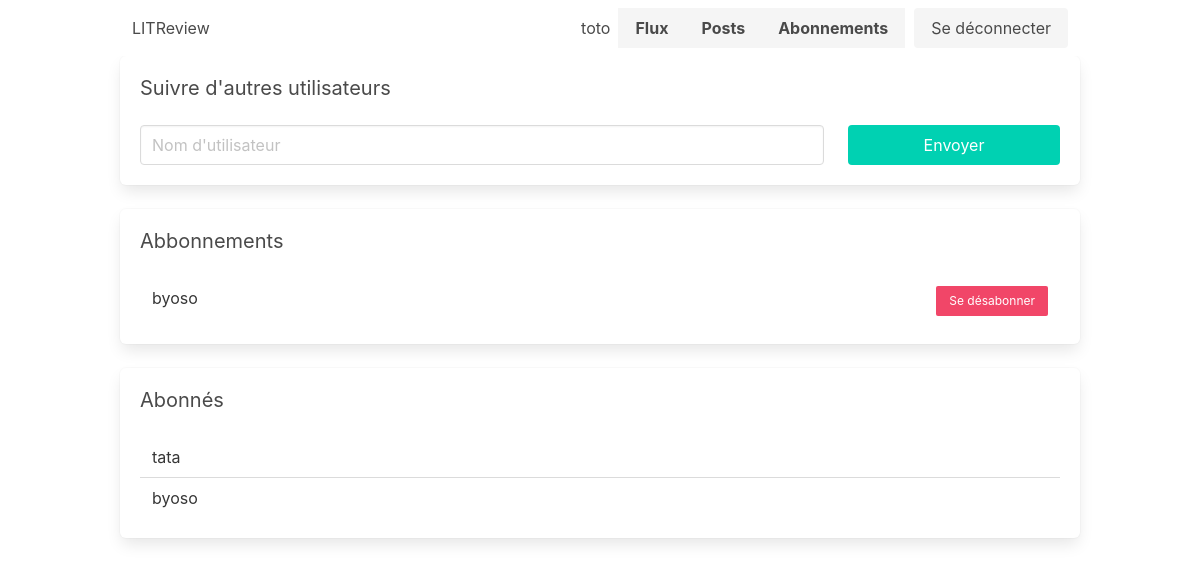
/blog/subscriptions/ (signed in), run on an earlier commit of the app's database.
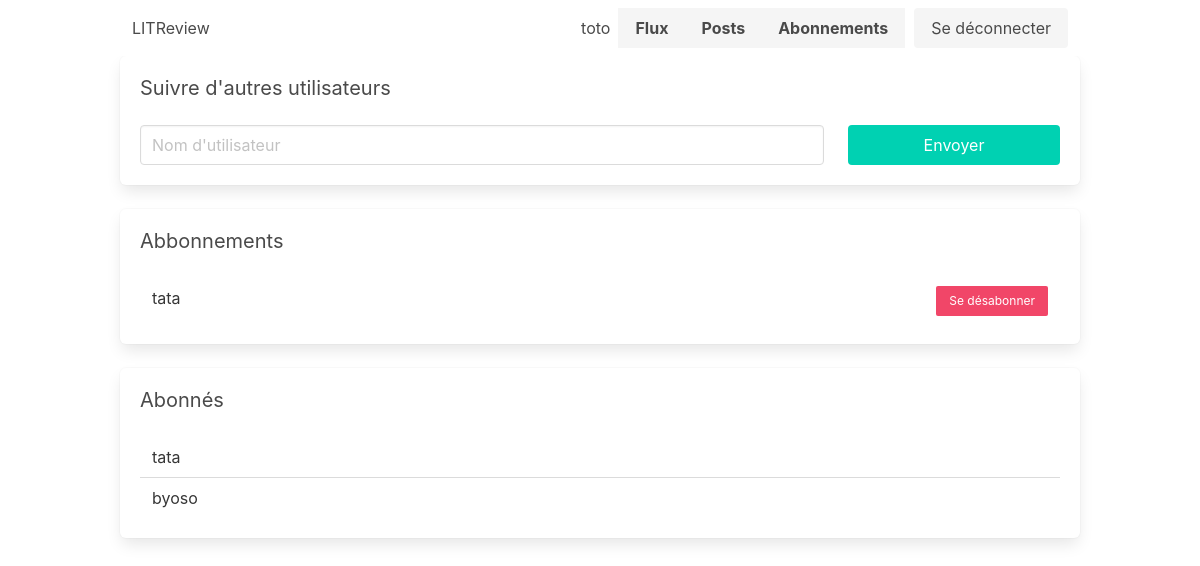
And on a later commit of the database.
### authentication/models.py (models this page shows, shortened)
class User(AbstractUser):
    def get_reviews(self):
        """Get all the reviews from the user"""
        reviews = Review.objects.filter(user=self)
        return reviews

### blog/models.py (models this page shows, shortened)
class UserFollows(models.Model):
    user = models.ForeignKey(
        settings.AUTH_USER_MODEL,
        on_delete=models.CASCADE,
        related_name="follower")
    followed_user = models.ForeignKey(
        settings.AUTH_USER_MODEL,
        on_delete=models.CASCADE,
        related_name="followed")
    class Meta:
        unique_together = ('user', 'followed_user')

### blog/views.py (the view, shortened to what this page needs)
# urls.py: path('subscriptions/', views.subscriptions, name='subscriptions'),
@login_required
def subscriptions(request):
    followings = UserFollows.objects.filter(user=request.user)
    followers = UserFollows.objects.filter(followed_user=request.user)
    form = SearchForm()
    context = {
        'followings': followings,
        'followers': followers,
        'form': form,
    }
    return render(request, 'blog/subscriptions.html', context)

### blog/forms.py
class SearchForm(forms.Form):
    entry = forms.CharField(
        max_length=150,
        widget=forms.TextInput(
            attrs={
                "class": "input",
                "placeholder": "Nom d'utilisateur",
                },
            ),
        )

### blog/templates/blog/subscriptions.html (shortened to what this page needs)
{% extends '_base.html' %}
{% block content %}
<div class="box">
    <h1 class="subtitle">Suivre d'autres utilisateurs</h1>
    <form action="" method="post">
        <div class="columns">
            <div class="column is-three-quarters">
                {{ form.entry }}
            </div>
            <div class="column">
                <button class="button is-primary is-fullwidth">Envoyer</button>
            </div>
        </div>
    </form>
</div>
<div class="box">
    <h1 class="subtitle">Abbonnements</h1>
    <table class="table is-fullwidth">
        <tbody>
                {% for following in followings %}
                <tr>
                    <td>{{ following.followed_user }}</td>
                    <td><a href="{% url 'unfollow' following.followed_user.id %}" class="button is-danger is-small is-pulled-right">Se désabonner</a></td>
                </tr>
                {% endfor %}
        </tbody>
    </table>
</div>
<div class="box">
    <h1 class="subtitle">Abonnés</h1>
    <table class="table is-fullwidth">
        <tbody>
            {% for follower in followers %}
            <tr>
                <td>{{ follower.user }}</td>
            </tr>
            {% endfor %}
        </tbody>
    </table>
</div>
{% endblock content %}

### templates/_base.html (shortened to what this page needs)
{% load static %}
<!DOCTYPE html>
<html lang="en">
<head>
    <link rel="stylesheet" href="{% static '/css/style.css' %}">
</head>
<body>
    <div class="container">
        {% include '__nav.html' %}
        {% block content %}
        {% endblock content %}
    </div>
</body>

### templates/__nav.html
<nav class="navbar" role="navigation" aria-label="main navigation">
    <a class="navbar-item" href="{% url 'home' %}" class="title">
        LITReview
    </a>
    <div class="navbar-end">
        <div class="navbar-item">
        {% if not user.is_authenticated %}
            <div class="buttons">
                <a class="button is-primary" href="{% url 'signup_page' %}">
                <strong>S'inscrire</strong>
                </a>
                <a class="button is-light" href="{% url 'login_page' %}">
                Connexion
                </a>
            </div>
        {% else %}
            <div class="field has-addons">
                <p class="control m-2">
                    <span>{{user}}</span>
                </p>
                <p class="control">
                    <a class="button is-light" href="{% url 'flux' %}">
                        <strong>Flux</strong></a>
                </p>
                <p class="control">
                    <a class="button is-light" href="{% url 'posts' %}">
                        <strong>Posts</strong></a>
                </p>
                <p class="control">
                    <a class="button is-light" href="{% url 'subscriptions' %}">
                        <strong>Abonnements</strong></a>
                </p>
                <div style="width: 10px;"></div>
                <a class="button is-light" href="{% url 'logout_page' %}">
                    Se déconnecter
                </a>
            </div>
        {% endif %}
        </div>
    </div>
</nav>

What changed in the data, as far as the page shows it:
removed UserFollows: followed_user "byoso", shown under "Abbonnements"
added UserFollows: followed_user "tata", shown under "Abbonnements"
